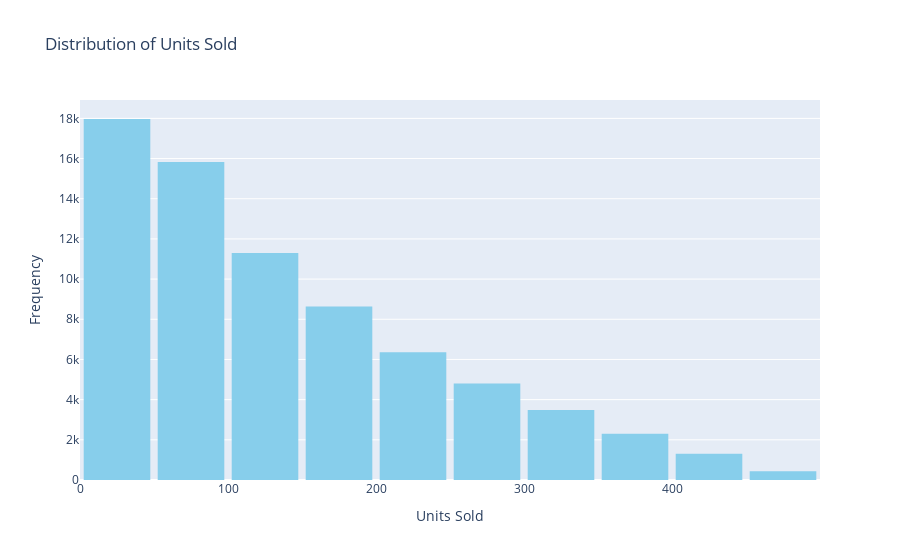

Here is the notebook cell this chart was saved with:
### Code cell
# Histogram for 'Units Sold'
fig_hist = px.histogram(df, x='Units Sold', nbins=20, title="Distribution of Units Sold")
fig_hist.update_traces(marker_color='skyblue', marker_line_color='black')  # Set color and edge color
fig_hist.update_layout(
    xaxis_title='Units Sold',
    yaxis_title='Frequency',
    bargap=0.1,
    xaxis=dict(showgrid=False)  # Remove grid
)

### Figure 1 — Plotly figure (JSON) as saved in the notebook; plotly's stock layout.template omitted (floating-point values rounded to 4 significant figures; data arrays with more than 128 entries replaced by an {"elided": "..."} marker saying what was removed)
{"data": [{"alignmentgroup": "True", "bingroup": "x", "hovertemplate": "Units Sold=%{x}<br>count=%{y}<extra></extra>", "legendgroup": "", "marker": {"color": "skyblue", "line": {"color": "black"}, "pattern": {"shape": ""}}, "name": "", "nbinsx": 20, "offsetgroup": "", "orientation": "v", "showlegend": false, "type": "histogram", "x": {"elided": "72427 int values"}, "xaxis": "x", "yaxis": "y"}], "layout": {"bargap": 0.1, "barmode": "relative", "legend": {"tracegroupgap": 0}, "title": {"text": "Distribution of Units Sold"}, "xaxis": {"anchor": "y", "domain": [0, 1], "showgrid": false, "title": {"text": "Units Sold"}}, "yaxis": {"anchor": "x", "domain": [0, 1], "title": {"text": "Frequency"}}}}
